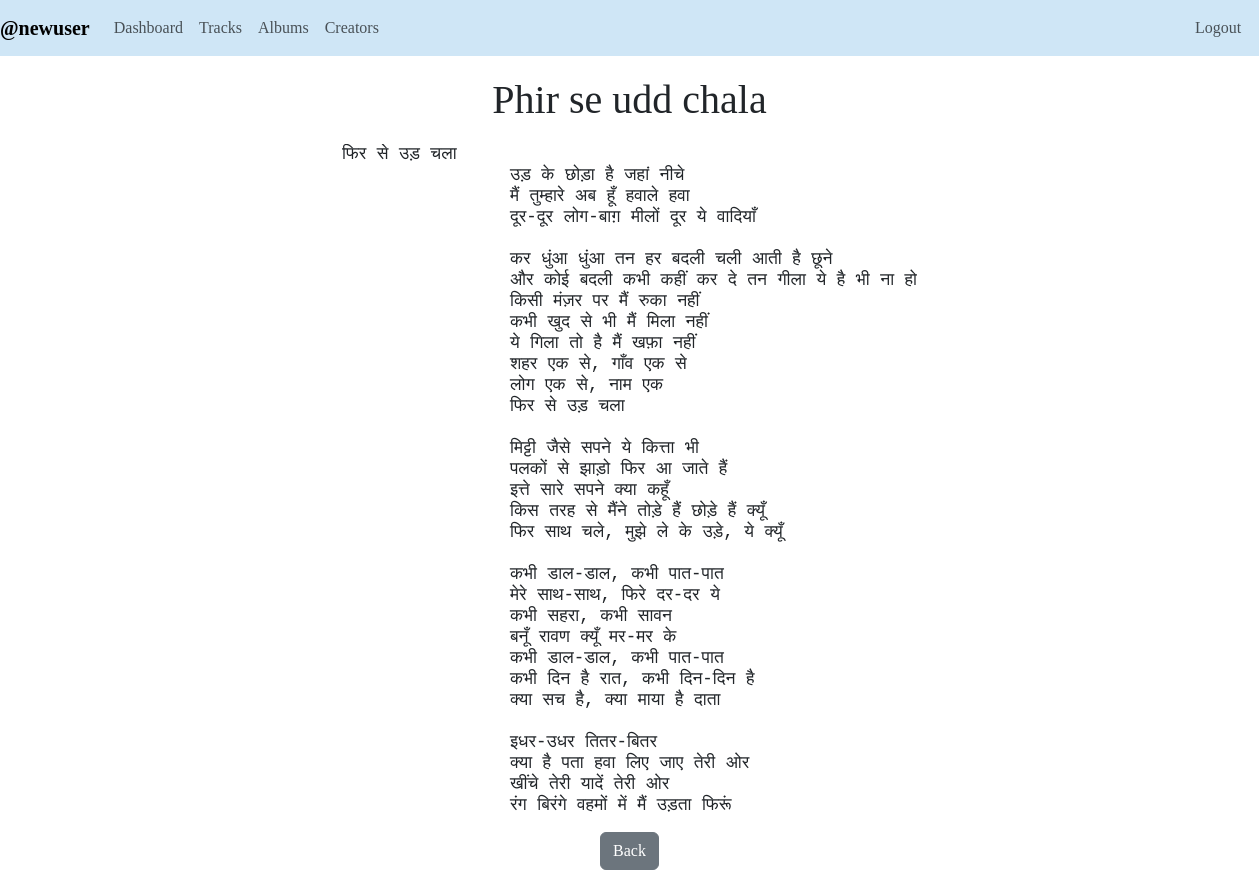
/tracks/view_lyrics/1 (signed in), run on the app's committed database.
### models.py (models this page shows, shortened)
class User(db.Model):
    __tablename__ = 'user'
    id = db.Column(db.Integer, primary_key= True)
    username = db.Column(db.String(80), unique= True, nullable= False)
    passhash = db.Column(db.String(100), unique= True, nullable= False)
    name = db.Column(db.String(100), nullable= True)
    is_creator = db.Column(db.Boolean, default= False)
    is_admin = db.Column(db.Boolean, default= False)
    is_blacklisted = db.Column(db.Boolean, default= False)
    @property
    def password(self):
        raise AttributeError('Password is not a readable attribute.')

class Song(db.Model):
    __tablename__ = 'song'
    id = db.Column(db.Integer, primary_key= True)
    name = db.Column(db.String(100), nullable= False)
    creator_name = db.Column(db.String(80), nullable= False)
    album_id = db.Column(db.Integer, db.ForeignKey('album.id'))
    lyrics = db.Column(db.String, nullable= True)
    genre = db.Column(db.String(50), nullable = False)
    duration = db.Column(db.Integer, nullable= False) #duration in seconds
    likes = db.Column(db.Integer, default= 0)
    play_count = db.Column(db.Integer, default= 0)

### routes.py (the view)
@app.route('/tracks/view_lyrics/<int:song_id>')
def view_lyrics(song_id):
    if 'user_id' not in session:
        flash('Please login to continue.')
        return redirect(url_for('admin_login'))
    song = Song.query.get(song_id)
    return render_template('view_lyrics.html', admin= User.query.get(session['user_id']), song= song)

### templates/view_lyrics.html (shortened to what this page needs)
<!DOCTYPE html>
<html lang="en">
<head>
    <link href="https://cdn.jsdelivr.net/npm/bootstrap@5.3.2/dist/css/bootstrap.min.css" rel="stylesheet">
</head>
<body>
    <nav class="navbar navbar-expand-lg navbar-light" style="background-color: #cfe6f6;">
        <b class="navbar-brand">@{{admin.name}}</b>
        <div class="collapse navbar-collapse">
            <div class="navbar-nav">
                <a class="nav-item nav-link" href="{{url_for('admin_dashboard')}}">Dashboard</a>
                <a class="nav-item nav-link" href="{{url_for('tracks')}}">Tracks</a>
                <a class="nav-item nav-link" href="{{url_for('albums')}}">Albums</a>
                <a class="nav-item nav-link" href="{{url_for('creators')}}">Creators</a>
                <a id="logout" class="nav-item nav-link" href="{{url_for('login')}}"> Logout</a>
            </div>
        </div>
    </nav>
    <div>
        <h1>{{song.name}}</h1>
        <h5>
            <pre>{{song.lyrics}}</pre>
            <a href="javascript:window.history.back();" class="btn btn-secondary">Back</a>
        </h5>
    </div>
</body>
</html>

### templates/view_lyrics.html (style rules this page uses)
body { font-family:'Times New Roman', Times, serif }
h1 { margin-top: 20px; align-items: center; display: flex; flex-direction: column; }
h5 { margin-top: 20px; align-items: center; display: flex; flex-direction: column; }
#logout { margin-left: 800px; }

### data on the page
User: name "newuser"
Song: name "Phir se udd chala", lyrics "फिर से उड़ चला उड़ के छोड़ा है जहां नीचे मैं तुम्हारे अब हूँ हवाले हवा दूर-दूर लोग-बाग़ मीलों दूर ये वादियाँ कर धुंआ धुंआ तन हर बदली चली आती है छूने और कोई बदली कभी कहीं कर दे तन गीला ये है भी ना हो किसी मंज़र पर मैं रुका नहीं कभी खुद से भी मैं मिला नहीं ये गिला तो है मैं खफ़ा नहीं शहर एक से, गाँव एक से लोग एक से, नाम एक फिर से उड़ चला मिट्टी जैसे सपने ये कित्ता भी पलकों से झाड़ो फिर आ जाते हैं इत्ते सारे सपने क्या कहूँ किस तरह से मैंने तोड़े हैं छोड़े हैं क्यूँ फिर साथ चले, मुझे ले के उड़े, ये क्यूँ कभी डाल-डाल, कभी पात-पात मेरे साथ-साथ, फिरे दर-दर ये कभी सहरा, कभी सावन बनूँ रावण क्यूँ मर-मर के कभी डाल-डाल, कभी पात-पात कभी दिन है रात, कभी दिन-दिन है क्या सच है, क्या माया है दाता इधर-उधर…"
